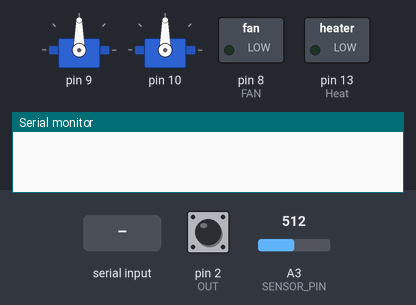
Bench run of a sketch on a simulated Arduino Uno, built with avr-gcc and run on an emulated ATmega328P. On the bench: 2 × servo, switched loads named in the sketch (green lamp = pin HIGH), the last lines printed to the serial monitor. The inputs (shaded band) are chosen by the test bench; at power-on: pin 2 (OUT) HIGH, A3 (SENSOR_PIN) = 512. Pins used as bus, display or sensor lines are not drawn.

Above: at 1.2 s.
1.3 s: "PUMP0:STARTCAL\n" received over Serial
At 2.5 s:
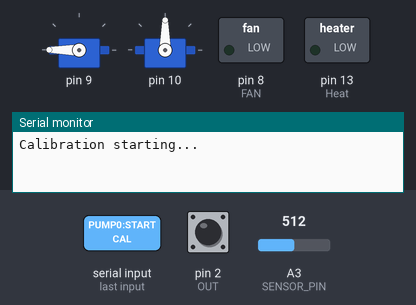
2.8 s: "PUMP1:90\n" received over Serial
At 3.7 s:
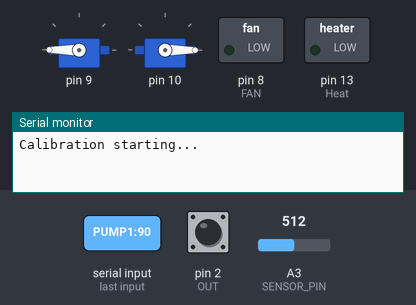
4.3 s: "PUMP0:\n" received over Serial
At 4.9 s:
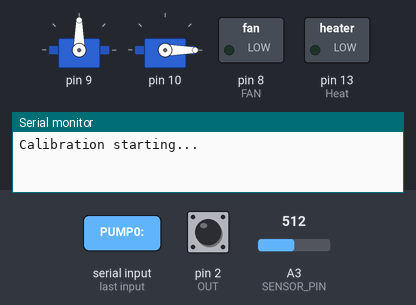
5.8 s: "PUMP0:90\n" received over Serial
At 7.2 s:
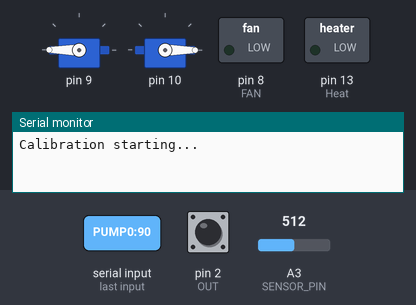
Timing chart, 0 to 8.3 s (numbered marks = the images above; inputs shaded):
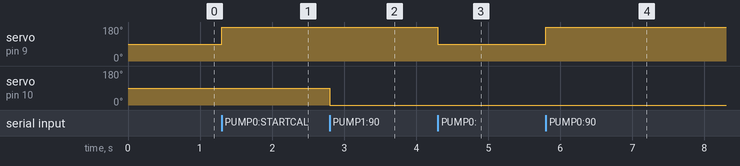

The sketch:

main_test.ino
```cpp
#include "GravityPump.h"
#include "Button.h"

//================= 宏定义 =================
#define SENSOR_PIN      A3      // pH 传感器模拟输入引脚
#define OFFSET          -0.2   // pH 值偏差补偿
#define Heat            13      // 加热模块
#define SAMPLING_INTERVAL 20    // pH 采样间隔(ms)
#define ARRAY_LENGTH      40    // pH 采样数组长度
#define CALIBRATION_TIME  30    // 校准时间(秒)
#define ERROR_THRESHOLD   0.5   // pH 误差阈值
#define FAN 8                   // 搅拌模块

// 颜色传感器引脚
#define S0  3
#define S1  4
#define S2  5
#define S3  6
#define OUT 2

//================= 对象与变量 =================
GravityPump pump0;   // ID=0, Pin=9
GravityPump pump1;   // ID=1, Pin=10

int   pHArray[ARRAY_LENGTH];
int   pHArrayIndex = 0;
float lastpHValue = 0.0;
bool  isCalibrating = false;
unsigned long calibrationStartTime = 0;

// 颜色传感器
byte  countR = 0, countG = 0, countB = 0;
float redCalibrationFactor   = 1.0;
float greenCalibrationFactor = 1.0;
float blueCalibrationFactor  = 1.0;

unsigned long lastColorRead = 0;
const  unsigned long colorInterval = 100;  // 100 ms 轮询一次

int ledPin = 12;

//================= 函数声明 =================
double averageArray(int* arr, int number);
void   handleSerialCommand();
void   updatepHValue();
void   calibrate(bool isWhiteBalance);
void   startMeasurement();
void   updateColorSensor();

//================= setup =================
void setup() {
  // 泵初始化
  pump0.setPumpId(0); pump0.setPin(9);  pump0.initServo();
  pump1.setPumpId(1); pump1.setPin(10); pump1.initServo();

  Serial.begin(115200);
  while (!Serial);

  // 颜色传感器引脚
  pinMode(S0, OUTPUT); pinMode(S1, OUTPUT);
  pinMode(S2, OUTPUT); pinMode(S3, OUTPUT);
  pinMode(OUT, INPUT);
  pinMode(Heat, OUTPUT); pinMode(FAN, OUTPUT);
  digitalWrite(S0, HIGH); digitalWrite(S1, HIGH);
  digitalWrite(ledPin, HIGH);

  startMeasurement();
}

//================= loop =================
void loop() {
  pump0.update();
  pump1.update();
  updatepHValue();
  updateColorSensor();   // 轮询颜色传感器
  handleSerialCommand();

  if (isCalibrating) {
    if (millis() - calibrationStartTime >= CALIBRATION_TIME * 1000) {
      isCalibrating = false;
      Serial.println("Calibration Finish!");
    }
  }
}

//================= 颜色传感器轮询 =================
static byte colorFlag = 0;
void updateColorSensor() {
  static byte pulseCounter = 0;
  static unsigned long lastEdgeTime = 0;

  // 在 OUT 引脚出现下降沿时计数
  bool outState = digitalRead(OUT);
  static bool lastOutState = outState;
  if (outState != lastOutState) {
    lastOutState = outState;
    if (outState == LOW) {              // 下降沿
      pulseCounter++;
    }
  }

  // 每 colorInterval 更新一次颜色通道
  static unsigned long lastSwitch = 0;
  if (millis() - lastSwitch >= colorInterval) {
    lastSwitch = millis();

    switch (colorFlag) {
      case 0:
        countR = min(255, (int)(pulseCounter * redCalibrationFactor));
        digitalWrite(S2, HIGH); digitalWrite(S3, HIGH);
        break;
      case 1:
        countG = min(255, (int)(pulseCounter * greenCalibrationFactor));
        digitalWrite(S2, LOW);  digitalWrite(S3, HIGH);
        break;
      case 2:
        countB = min(255, (int)(pulseCounter * blueCalibrationFactor));
        digitalWrite(S2, LOW);  digitalWrite(S3, LOW);
        break;
    }

    colorFlag = (colorFlag + 1) % 3;
    pulseCounter = 0;
  }
}

//================= 其余函数 =================
void startMeasurement() {
  // 只做引脚初始化，后续由轮询完成
}

void calibrate(bool isWhiteBalance) {
  Serial.println("白平衡校准：请放置纯白物体...");
  digitalWrite(ledPin, HIGH);
  delay(10000);

  float sumR = 0, sumG = 0, sumB = 0;
  const int samples = 20;
  for (int i = 0; i < samples; i++) {
    delay(300);
    sumR += countR;
    sumG += countG;
    sumB += countB;
  }

  float avgR = sumR / samples;
  float avgG = sumG / samples;
  float avgB = sumB / samples;

  Serial.print("原始平均值 R:"); Serial.print(avgR);
  Serial.print(" G:"); Serial.print(avgG);
  Serial.print(" B:"); Serial.println(avgB);

  float maxVal = 255;
  redCalibrationFactor   *= maxVal / avgR;
  greenCalibrationFactor *= maxVal / avgG;
  blueCalibrationFactor  *= maxVal / avgB;

  Serial.println("白平衡校准完成");
}

void updatepHValue() {
  static unsigned long lastSample = 0;
  if (millis() - lastSample >= SAMPLING_INTERVAL) {
    pHArray[pHArrayIndex] = analogRead(SENSOR_PIN);
    pHArrayIndex = (pHArrayIndex + 1) % ARRAY_LENGTH;

    float voltage = averageArray(pHArray, ARRAY_LENGTH) * 5.0 / 1024;
    lastpHValue = 3.5 * voltage + OFFSET;
    lastSample = millis();
  }
}

//================= 串口命令解析 =================
void handleSerialCommand() {
  if (!Serial.available()) return;

  String cmd = Serial.readStringUntil('\n');
  cmd.trim();

  if (cmd == "READ_PH") {
    Serial.print("PH_VALUE:"); Serial.println(lastpHValue, 2);
  }
  else if (cmd == "READ_COLOR") {
    Serial.print("COLOR_R:"); Serial.println(countR);
    Serial.print("COLOR_G:"); Serial.println(countG);
    Serial.print("COLOR_B:"); Serial.println(countB);
  }
  else if (cmd == "CALIB_WHITE") {
    calibrate(true);
  }
  else if (cmd == "CALIB_BLACK") {
    calibrate(false);
  }
  else if (cmd.startsWith("PUMP0:")) {
    if (cmd == "PUMP0:STARTCAL") {
      pump0.calFlowRate(180);
    } else if (cmd.startsWith("PUMP0:SETCAL:")) {
      float q = cmd.substring(13).toFloat();
      pump0.setCalibrationValue(q);
    } else {
      float amt = cmd.substring(6).toFloat();
      if (amt >= 0 && amt <= 100) pump0.flowPump(amt,180);
    }
  }
  else if (cmd.startsWith("PUMP1:")) {
    if (cmd == "PUMP1:STARTCAL") {
      pump1.calFlowRate(0);
    } else if (cmd.startsWith("PUMP1:SETCAL:")) {
      float q = cmd.substring(13).toFloat();
      pump1.setCalibrationValue(q);
    } else {
      float amt = cmd.substring(6).toFloat();
      if (amt >= 0 && amt <= 100) pump1.flowPump(amt,0);
    }
  }
  else if (cmd == "STOP_ALL") {
    pump0.stop(); pump1.stop(); Serial.println("ALL_PUMPS_STOPPED");
  }
  else if (cmd == "Heat_ON")  digitalWrite(Heat, HIGH);
  else if (cmd == "Heat_OFF") digitalWrite(Heat, LOW);
  else if (cmd == "FAN_ON")   digitalWrite(FAN, HIGH);
  else if (cmd == "FAN_OFF")  digitalWrite(FAN, LOW);
}

//================= 工具函数 =================
double averageArray(int* arr, int number) {
  if (number <= 0) return 0;

  long sum = 0;
  for (int i = 0; i < number; i++) sum += arr[i];
  return (double)sum / number;
}
```

Measured:
- after the input at 1.3 s, servo on pin 9: 90° → 180° at once
- after the input at 2.8 s, servo on pin 10: 90° → 0° at once
- after the input at 4.3 s, servo on pin 9: 180° → 90° at once
- after the input at 5.8 s, servo on pin 9: 90° → 180° at once
